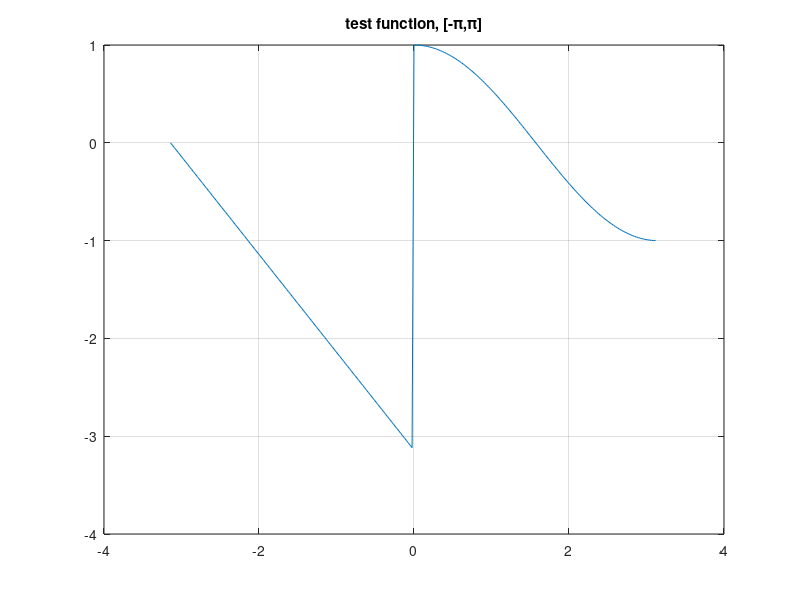

This figure's MATLAB source: (Note: this script raises an error after producing the figure.)
%% Receiver Operating Characteristic (ROC) curve
% This script plots the ROC for the Gibbs concentration factor 
% and a 5-point detector.

close all; clear all; clc

%% Initialization 
% Define the Fourier modes
nModes = 32;
fourModes = (-nModes:nModes).';

% Generate a (periodic) physical space grid
nGridPts = 256;
xl = -pi; xr = pi; h = (xr-xl)/nGridPts;
x = xl + h*(0:nGridPts-1).';

%% Concentration factor definitions
% We use the trigonometric/Gibbs concentration factor
% Sipi = 1.85193705198247;					% Value of Si(pi), the sine 
                                            % integral
%cfac = pi * sin(pi*abs(fourModes)/nModes)/Sipi;   

% %polynomial concentration factor
% p = 1; %order of polynomial
% cfac_p = p*pi*(abs(fourModes)/nModes).^p; 
% cfac = cfac_p;

D = abs(fourModes)/nModes; % This is used to make the computation of cface easier.
%exponential concentration factor ("cface")
alpha = 6; %order
normal = @(x) (exp(1./(alpha*x.*(x-1))));%the function that goes into the integral of the normalizing constant
C = (pi)./(integral(normal,(1/nModes),1-(1/nModes))); %normalizing constant
cfac_e = C.*D.*exp((1)./(alpha.*D.*(D-1)));
cfac_e(1) = 0; cfac_e(length(cfac_e)) = 0;
cfac = cfac_e;

%% Function definition
% The template function is a periodic ramp function with unit jump at x = 0
% fx = ( (pi-x) .* (x>=0) + (-x-pi) .* (x<0) )/(2*pi);
fx = (cos(x)).*(x>=0) +  (-pi-x).*(x<0) ; plot(x,fx) 
grid on
title ('test function, [-\pi,\pi]')

%%
% Define detector stencil
%stencil = h*(-1:1).';
%fourMat = exp( 1i*stencil*fourModes.' );

% Now, we generate the Fourier modes of the template response/waveform
fHat = 1./(2i*pi*fourModes); fHat(fourModes==0) = 0;

% Template or jump response
jmpFncCfs = 1i * fHat .* sign(fourModes) .* cfac;
template = real( fourMat*jmpFncCfs );

%% Noise characteristics
% We consider zero mean, additive white Gaussian nose of variance rho^2
rho2 = 3.5/nModes^2;

%% Covariance Structure
% Compute covariance matrix for the choice of concentration factor and 
% detection stencil
% cov = eye( length(stencil) );
cov = covariance(stencil, cfac, rho2, nModes);

% SNR
snr = real( template.'*inv(cov)*template );

%% Generate ROC curve
% Generate ROC curve using Monte-Carlo methods
nIter = 10000;                      % No. of iterations
nROCPts = 2000;                      % How many data points do we want in 
                                    % ROC curve?
gamma = linspace(-10,10,nROCPts).';	% Range of thresholds to generate ROC

pfa = zeros(nROCPts, 1);
pd  = zeros(nROCPts, 1);

for l = 1:nIter
    
    % Generate realization of noise
    % ZMAWGN
	n = sqrt(rho2/2)*randn(2*nModes+1,1) + ...
                1i*sqrt(rho2/2)*randn(2*nModes+1,1);
    
    % Generate Fourier modes of the null and alternate hypothesis by adding
    % noise
    fHat_null = n;
    fHat_alt  = fHat + n;

    % Compute the concentration jump approximation
    % For the null hypothesis
    jmpFncCfs = 1i * fHat_null .* sign(fourModes) .* cfac;
    f_null = fourMat * jmpFncCfs;

    % Did the detector register a false alarm?
    pfa = pfa + ( template.'*inv(cov)*f_null > gamma );
	
    % And now, for the alternate hypothesis
    jmpFncCfs = 1i * fHat_alt .* sign(fourModes) .* cfac;
    f_alt = fourMat * jmpFncCfs;

    % Did the detector see the jump?
    pd = pd + ( template.'*inv(cov)*f_alt > gamma );
    	
end

pfa = pfa/nIter; pd = pd/nIter;
%% Plot ROC cruve
figure; plot(pfa, pd, 'r-', 'linewidth', 2); hold on
title 'ROC Curve, trigonometric concentration factor'
grid on
xlabel 'Probability of False Alarm, Pfa'; 
ylabel 'Probability of Detection, Pd'

% Analytic ROC curve 
% This can be worked out in terms of the Q (right tail Gaussian 
% probability) function; see, for example, Fundamentals of Statistical 
% Signal Processing: Detection Theory (Vol 1), Steven Kay
pfa = linspace(0, 1, nROCPts);
pd = Q(Qinv(pfa) - sqrt(snr));
plot(pfa, pd, 'b--', 'linewidth', 2)
legend('Monte Carlo Simulation', 'Analytic')